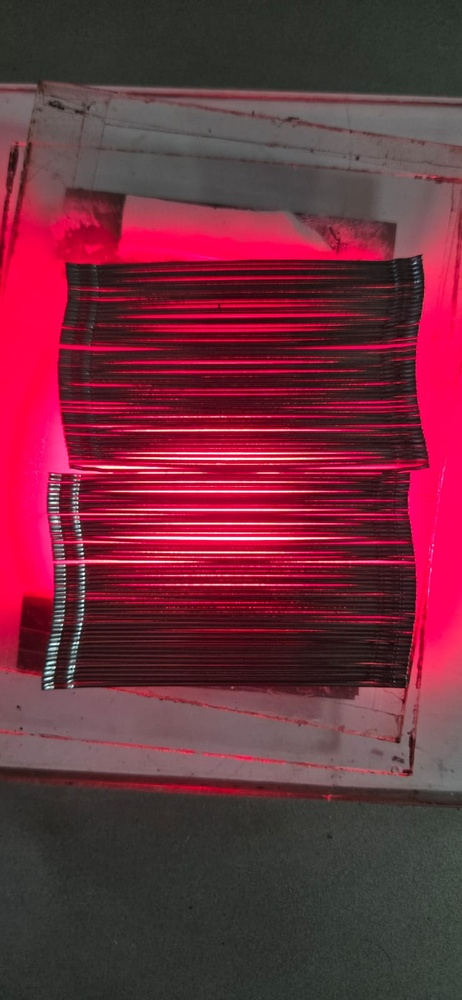
#> input picture image1.jpeg, 462 x 1000 px, shrunk from 739 x 1600 before the run
$ python -i wire_detection.py   (imports and definitions only)   (older library calls are emulated)
#> lines starting #> are read from the running program, lines starting #| are printed output that depends on the picture
#> further down, picture is the input picture: shape (1000, 462, 3); mean B, G, R 60.6, 45.7, 110.1
import sys, os
import cv2
import numpy as np
import scipy.signal as signal

root_dir = os.path.abspath(os.path.join(os.path.dirname(__file__), '..'))
if root_dir not in sys.path:
    sys.path.insert(0, root_dir)

import config

EXPECTED_WIRES = config.EXPECTED_WIRES
MIN_DISTANCE_FACTOR = config.MIN_DISTANCE_FACTOR

def detect_orientation(img):
    """
    Automatically detects wire orientation (HORIZONTAL vs VERTICAL)
    by comparing directional Sobel gradients in central region.
    """
    gray = cv2.cvtColor(img, cv2.COLOR_BGR2GRAY) if len(img.shape) == 3 else img
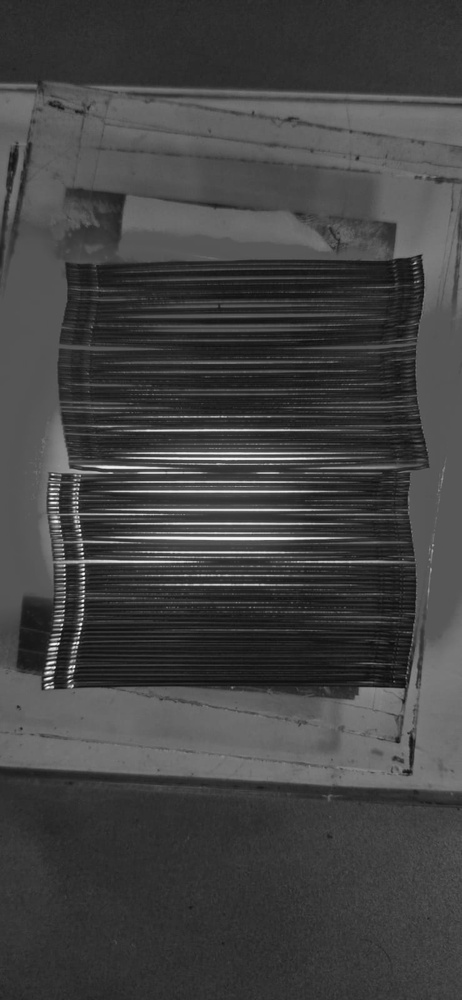
#> gray: shape (1000, 462); min 12, max 254, mean 66.7
    h, w = gray.shape
#> h = 1000; w = 462

    cy_start, cy_end = int(h * 0.2), int(h * 0.8)
#> cy_start = 200; cy_end = 800
    cx_start, cx_end = int(w * 0.2), int(w * 0.8)
#> cx_start = 92; cx_end = 369
    crop = gray[cy_start:cy_end, cx_start:cx_end]
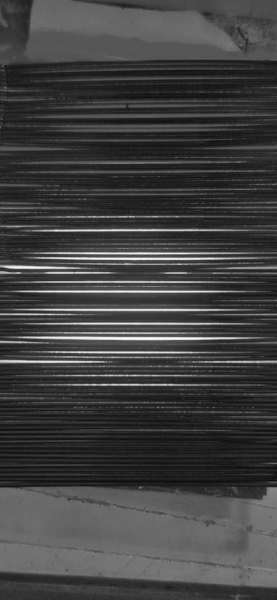
#> crop: shape (600, 277); min 12, max 249, mean 65

    grad_x = cv2.Sobel(crop, cv2.CV_64F, 1, 0, ksize=3)
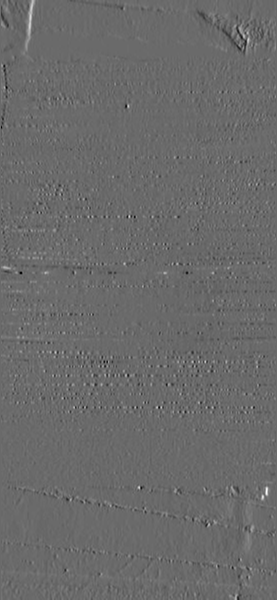
#> grad_x: shape (600, 277) float64; min -198, max 276, mean 0; drawn with min black and max white
    grad_y = cv2.Sobel(crop, cv2.CV_64F, 0, 1, ksize=3)
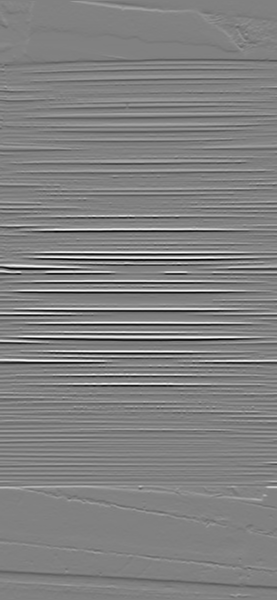
#> grad_y: shape (600, 277) float64; min -743, max 721, mean -0.3; drawn with min black and max white

    energy_x = np.mean(np.abs(grad_x))  # High X gradient -> Vertical wires
#> energy_x = 8.76
    energy_y = np.mean(np.abs(grad_y))  # High Y gradient -> Horizontal wires
#> energy_y = 80.63

    if energy_x > energy_y:
        return 'VERTICAL'
    else:
        return 'HORIZONTAL'

# [264 lines left out: functions compute_projection_profile, evaluate_strip_quality, estimate_coarse_pitch, refine_subpixel_center, detect_wire_positions, validate_wire_count, not called in this run]

>>> import cv2
>>> picture = cv2.imread('../image1.jpeg')
>>> result = detect_orientation(picture)
#> result = 'HORIZONTAL'

$ run again, on image2.jpeg
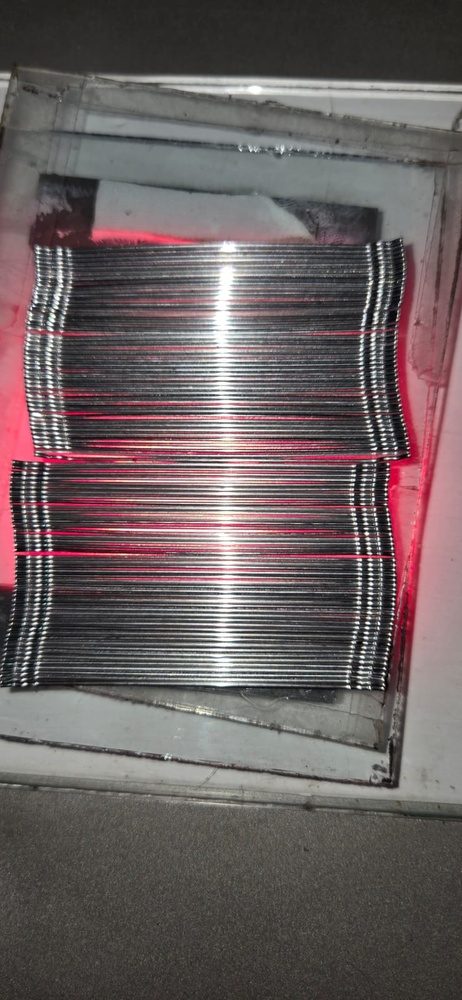
#> input picture image2.jpeg, 462 x 1000 px, shrunk from 739 x 1600 before the run
#> picture is the input picture: shape (1000, 462, 3); mean B, G, R 95.4, 94.8, 106.2
#> in detect_orientation, `crop = gray[cy_start:cy_end, cx_start:cx_end]`:
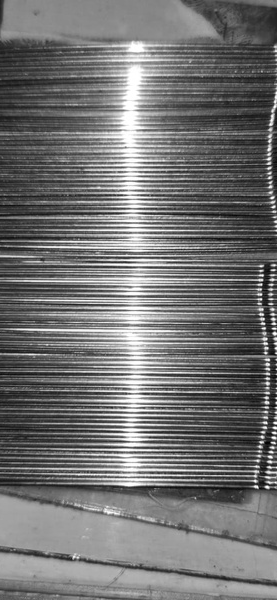
#> crop: shape (600, 277); min 2, max 255, mean 114.6
#> in detect_orientation, `grad_y = cv2.Sobel(crop, cv2.CV_64F, 0, 1, ksize=3)`:
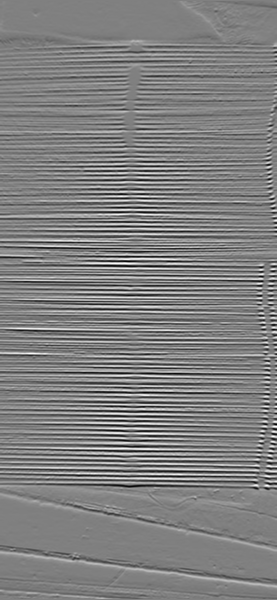
#> grad_y: shape (600, 277) float64; min -838, max 828, mean -0.1; drawn with min black and max white
#> energy_x = 26.59
#> energy_y = 159.2
#> result = 'HORIZONTAL'

$ run again, on image3.jpeg
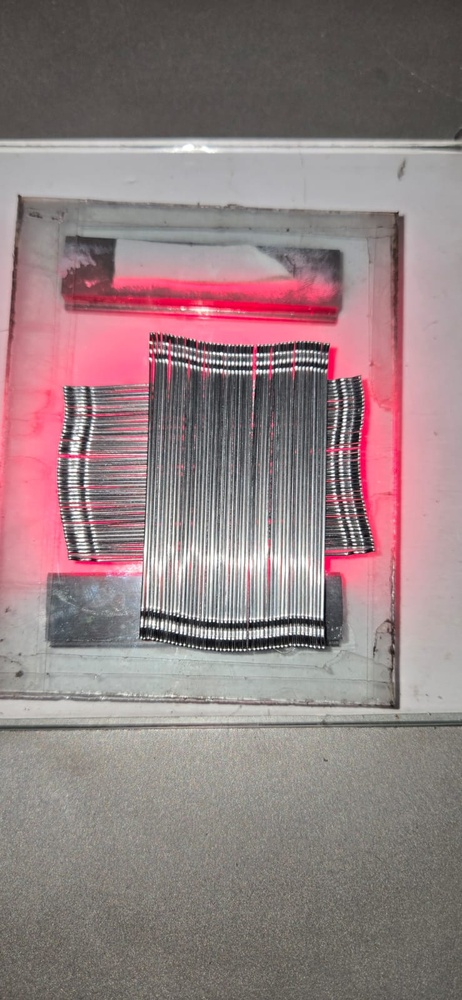
#> input picture image3.jpeg, 462 x 1000 px, shrunk from 739 x 1600 before the run
#> picture is the input picture: shape (1000, 462, 3); mean B, G, R 128.9, 127.3, 146.8
#> in detect_orientation, `crop = gray[cy_start:cy_end, cx_start:cx_end]`:
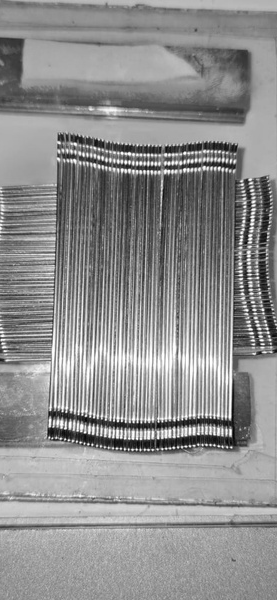
#> crop: shape (600, 277); min 1, max 255, mean 142
#> in detect_orientation, `grad_y = cv2.Sobel(crop, cv2.CV_64F, 0, 1, ksize=3)`:
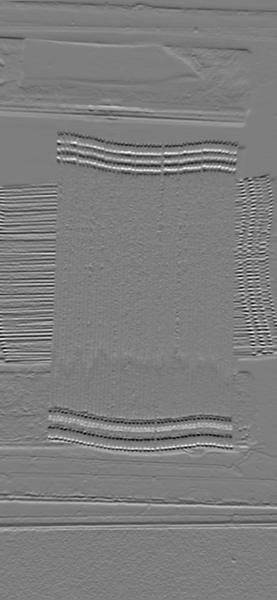
#> grad_y: shape (600, 277) float64; min -788, max 805, mean -0.4; drawn with min black and max white
#> energy_x = 90.01
#> energy_y = 55.79
#> result = 'VERTICAL'

$ run again, on image4.jpeg
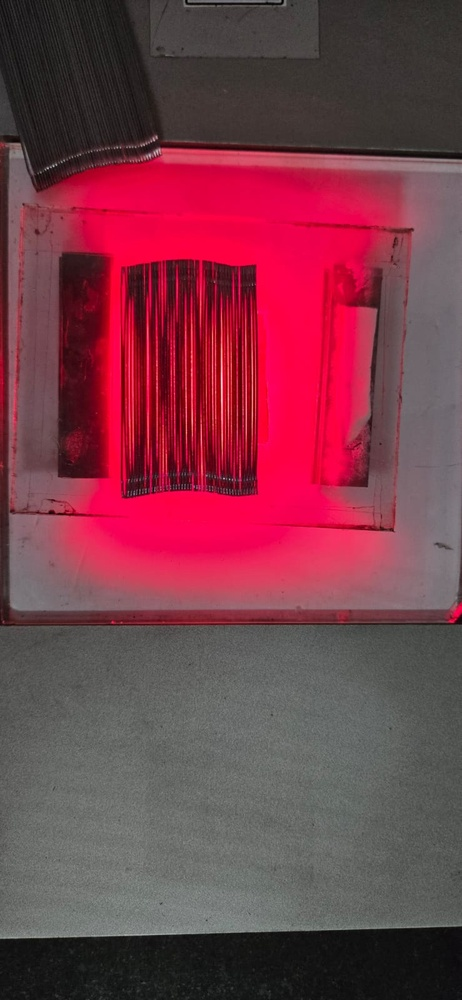
#> input picture image4.jpeg, 462 x 1000 px, shrunk from 739 x 1600 before the run
#> picture is the input picture: shape (1000, 462, 3); mean B, G, R 73.6, 60, 120.3
#> in detect_orientation, `crop = gray[cy_start:cy_end, cx_start:cx_end]`:
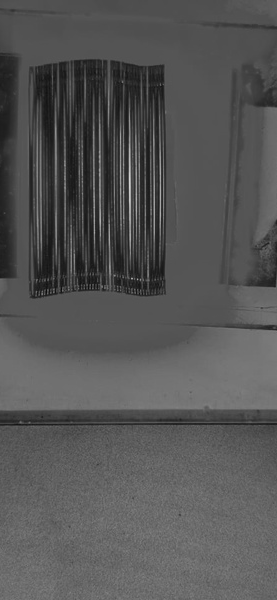
#> crop: shape (600, 277); min 10, max 212, mean 85
#> in detect_orientation, `grad_y = cv2.Sobel(crop, cv2.CV_64F, 0, 1, ksize=3)`:
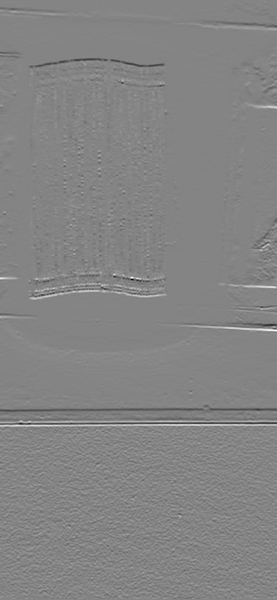
#> grad_y: shape (600, 277) float64; min -391, max 363, mean 0.4; drawn with min black and max white
#> energy_x = 29.84
#> energy_y = 12.5
#> result = 'VERTICAL'
